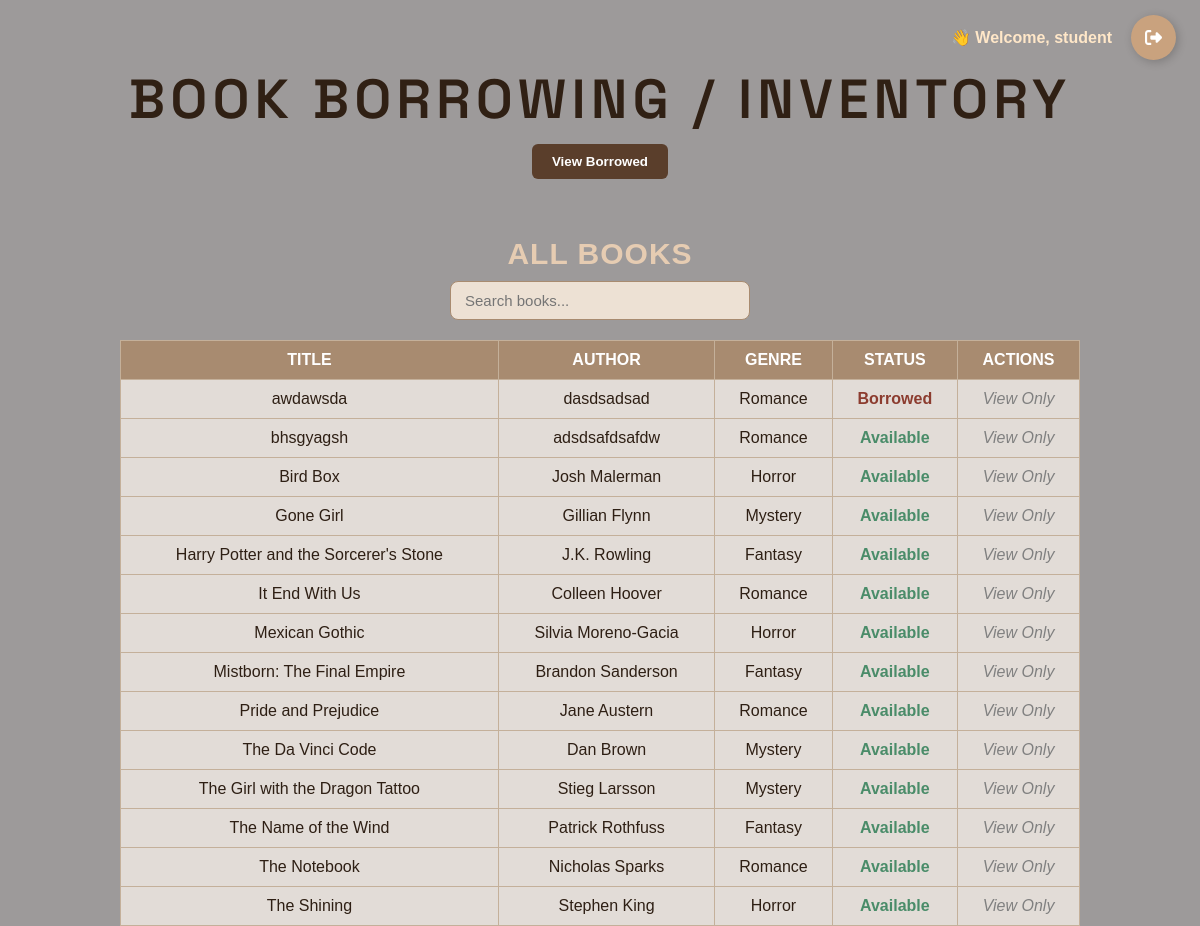
The page /index.php (signed in) on the database its author committed.
### tables this page shows
CREATE TABLE `books` (
  `book_id` int(11) NOT NULL,
  `title` varchar(255) DEFAULT NULL,
  `author` varchar(255) DEFAULT NULL,
  `genre` varchar(100) DEFAULT NULL,
  `status` enum('Available','Borrowed') DEFAULT 'Available'
);

### index.php (the view, shortened to what this page needs)
<?php
include 'config.php';
$search = isset($_GET['search']) ? $conn->real_escape_string($_GET['search']) : '';
$sql = "SELECT * FROM books";
if (!empty($search)) {
$sql .= " WHERE title LIKE '%$search%'
OR author LIKE '%$search%'
OR genre LIKE '%$search%'";
$sql .= " ORDER BY title ASC";
} else {
$sql .= " ORDER BY title ASC";
}
$result = $conn->query($sql);
?>
<!DOCTYPE html>
<html lang="en">
<head>
<link rel="stylesheet" href="style.css">
</head>
<body>
<?php if (isset($_SESSION['user'])): ?>
<div style="position: absolute; top: 15px; right: 20px; display: flex; align-items: center;">
<span style="margin-right: 15px; color: #ffe7c8ff; font-weight: bold;">
👋 Welcome, <?= htmlspecialchars($_SESSION['user']) ?>
</span>
<a href="logout.php" style="text-decoration: none;">
<button class="Btn">
<div class="sign">
</div>
</button>
</a>
</div>
<?php endif; ?>
<div class="top-wrapper"><br>
<h2 class="space-grotesk">BOOK BORROWING / INVENTORY</h2>
<div class="top-links">
<a href="view_borrowed.php"><button class="ui-button">View Borrowed</button></a>
</div>
</div>
<br>
<center><h2 class="sub-title rationale-regular">All Books</h2></center>
<div style="display:flex; justify-content:center; align-items:center; gap: 20px; margin-bottom: 15px;">
<input type="text" id="bookSearchInput" placeholder="Search books...">
</div>
<div class="table-wrapper">
<table id="bookTable">
<thead>
<tr>
<th>TITLE</th>
<th>AUTHOR</th>
<th>GENRE</th>
<th>STATUS</th>
<th>ACTIONS</th>
</tr>
</thead>
<tbody>
<?php if ($result->num_rows > 0): ?>
<?php while ($row = $result->fetch_assoc()): ?>
<tr>
<td><?= htmlspecialchars($row['title']) ?></td>
<td><?= htmlspecialchars($row['author']) ?></td>
<td><?= htmlspecialchars($row['genre']) ?></td>
<td>
<span class="<?= $row['status'] == 'Available' ? 'status-available' : 'status-borrowed' ?>">
<?= $row['status'] ?>
</span>
</td>
<td>
<?php if ($_SESSION['role'] !== 'student'): ?>
<a href="edit_book.php?id=<?= $row['book_id'] ?>">Edit</a> |
<a href="#" onclick="confirmDelete(<?= $row['book_id'] ?>, '<?= $row['status'] ?>')">Delete</a>
<?php if ($row['status'] == 'Available'): ?>
<a href="borrow_book.php?id=<?= $row['book_id'] ?>">Borrow</a>
<?php else: ?>
<span class="gray">Not Available</span>
<?php endif; ?>
<?php else: ?>
<span class="gray">View Only</span>
<?php endif; ?>
</td>
</tr>
<?php endwhile; ?>
<?php else: ?>
<tr><td colspan="5">No books found.</td></tr>
<?php endif; ?>
</tbody>
</table>
</div>
</body>
</html>

### style.css (style rules this page uses)
h2 { text-transform: uppercase; font-size: 40px; text-align: center; letter-spacing: 1px; color: #4a3c2a; margin-bottom: 10px; font-family: "Antonio", serif; font-weight: 200; }
a { text-decoration: none; color: #a67c52; }
button { padding: 10px; font-weight: bold; border: none; border-radius: 6px; background-color: #c9a27e; color: white; cursor: pointer; transition: background 0.3s ease; }
table { width: 80%; margin: 0 auto; border-collapse: collapse; background-color: #fffdf9; font-family: Arial, sans-serif; }
table, th, td { border: 1px solid #e6dccc; }
th { background-color: #f2e6d8; color: #3e3427; padding: 12px; }
td { padding: 10px; color: #4a3c2a; }
.status-available { color: #5b8a72; font-weight: bold; }
.status-borrowed { color: #b3553d; font-weight: bold; }

### index.php (style rules this page uses)
body { margin: 0; padding: 0; height: 100vh; background: url('images/bb1.jpg') no-repeat center center fixed; background-size: cover; color: #2e1f14; font-family: Arial, sans-serif; position: relative; }
body::before { content: ''; position: fixed; top: 0; left: 0; height: 100%; width: 100%; background: rgba(63, 57, 57, 0.51); z-index: -1; }
.space-grotesk { font-family: "Space Grotesk", sans-serif; font-weight: 600; font-size: 55px; font-style: normal; }
h2 { font-family: 'Vast Shadow', serif; color: #302014ff; text-align: center; letter-spacing: 5px; margin-bottom: 10px; }
.top-links { display: flex; justify-content: center; gap: 20px; margin-bottom: 30px; }
.top-links button { background-color: #5a3e2b; color: #fff; border: none; border-radius: 6px; padding: 10px 20px; font-weight: bold; cursor: pointer; }
#bookSearchInput { padding: 10px 14px; border-radius: 8px; border: 1px solid #a88b70; background-color: #ede1d4; color: #2e1f14; font-size: 15px; box-sizing: border-box; width: 300px; }
table { width: 80%; margin: 0 auto; border-collapse: collapse; margin-top: 20px; background-color: #f7f1eac2; }
th, td { border: 1px solid #c4b09a; padding: 10px; text-align: center; }
th { background-color: #a88b70; color: #fff; }
td { color: #2e1f14; }
.status-available { color: #4a8c69; font-weight: bold; }
.status-borrowed { color: #8c3c2f; font-weight: bold; }
a { color: #7e5b3c; text-decoration: none; margin: 0 4px; }
span.gray { color: gray; font-style: italic; }
.sub-title { font-family: 'Lora', sans-serif; font-size: 28px; color: #3d2a1a; text-align: center; margin-top: 10px; text-transform: uppercase; letter-spacing: 0.5px; }
.rationale-regular { font-family: "Rationale", sans-serif; font-weight: 700; font-style: normal; font-size: 30px; color: #e6ccb2; letter-spacing: 1px; }
.Btn { display: flex; align-items: center; justify-content: flex-start; width: 45px; height: 45px; border: none; border-radius: 50%; cursor: pointer; position: relative; overflow: hidden; transition-duration: .3s; box-shadow: 2px 2px 10px rgba(0, 0, 0, 0.199); background-color: color: #3e2b1f; }
.sign { width: 100%; transition-duration: .3s; display: flex; align-items: center; justify-content: center; padding-left: 0; }
.sign svg { width: 17px; }

### rows shown on the page
books: title "awdawsda", author "dasdsadsad", genre "Romance", status "Borrowed"
books: title "bhsgyagsh", author "adsdsafdsafdw", genre "Romance", status "Available"
books: title "Bird Box", author "Josh Malerman", genre "Horror", status "Available"
books: title "Gone Girl", author "Gillian Flynn", genre "Mystery", status "Available"
books: title "Harry Potter and the Sorcerer's Stone", author "J.K. Rowling", genre "Fantasy", status "Available"
books: title "It End With Us", author "Colleen Hoover", genre "Romance", status "Available"
books: title "Mexican Gothic", author "Silvia Moreno-Gacia", genre "Horror", status "Available"
books: title "Mistborn: The Final Empire", author "Brandon Sanderson", genre "Fantasy", status "Available"
books: title "Pride and Prejudice", author "Jane Austern", genre "Romance", status "Available"
books: title "The Da Vinci Code", author "Dan Brown", genre "Mystery", status "Available"
books: title "The Girl with the Dragon Tattoo", author "Stieg Larsson", genre "Mystery", status "Available"
books: title "The Name of the Wind", author "Patrick Rothfuss", genre "Fantasy", status "Available"
books: title "The Notebook", author "Nicholas Sparks", genre "Romance", status "Available"
books: title "The Shining", author "Stephen King", genre "Horror", status "Available"

### other values the page prints
$_SESSION['user'] "student"
